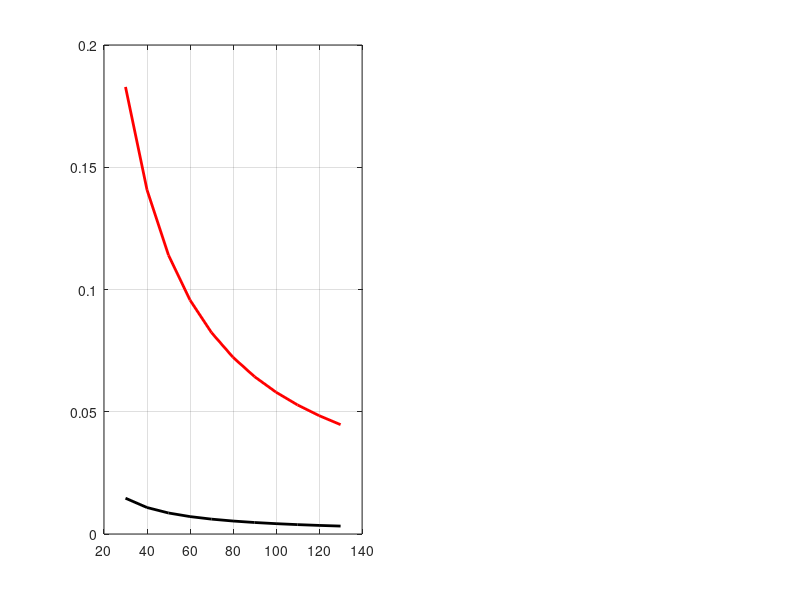

Source code (MATLAB): (Note: this script raises an error after producing the figure.)
%================================
clc;% Type- 4A160S4Y3
PH=15e3;% nominal power[Wt]
Uf=220; % nominal phaze voltage[V]
fn=50;% nominal frequency (Hz]
p=2;% number par of poles
m=3;% number of phaze
cosfi=0.894;
eff=0.892;
% Parametri[om] AD iz book "Proektirovanie" KOPILOV 
R1=0.355; X1=0.673;
R2=0.186; X2=0.918;
Xm=27.14; Rm=1.47;
L1=X1/(2*pi*fn); L2=X2/(2*pi*fn); Lm=Xm/(2*pi*fn);
%======================
IH=PH/(Uf*cosfi*eff);% nominal current [A]
c=(1+(j*X1+R1)/(j*Xm+Rm)); c1=abs(c);
%=========================================
sn=0.024;
nc=60*fn/p;
wcn=pi*nc/30;
wn=(1-sn)*wcn;
MH=PH/wn;
Mc=0.4*MH;
%===========================
dd=30:10:130;
N=length(dd);
P1a=zeros(1,N);
Is=zeros(1,N);
Isf=zeros(1,N);
P2=zeros(1,N);
Kpd=zeros(1,N);
Kos=zeros(1,N);
s1=zeros(1,N);
Uff=zeros(1,N);
%==============================
f=30:10:130;
Uff=Uf./fn.*f;
omeg=2.*pi.*f;
wc=omeg./p;
X11=L1.*omeg; X22=L2.*omeg; Xmu=Lm.*omeg;
Z1=R1+j*X11;
k=(m.*Uff.^2)./(2.*wc.*Mc*c1)-R1;
a=k.^2-R1^2-(X11+c1.*X22).^2;
s1=c1*R2./(k+sqrt(a));
Xk=X11+c1.*X22;
skr=c1*R2./sqrt(R1^2+c1.*Xk.^2);
AA=2.*wc.*c1.*(R1+sqrt(R1^2+Xk.^2));
Mmax=m.*Uff.^2./(MH.*AA);
%===============================================
figure(1);
subplot(1,2,1);
H=plot(f,s1,'-k',f,skr,'-r');grid
set(H,'LineWidth',2);
legend('s1','skr',1);
xlabel('frequency [Hz] ','FontSize', 12,'FontWeight','bold');
ylabel('s1,skr,[o.e]','FontSize', 12,'FontWeight','bold'); 
title('s1,skr=F(f)','FontSize',12,'FontAngle','italic','FontWeight','bold');
%===================
subplot(1,2,2);
H=plot(f,Mmax,'-k');grid
set(H,'LineWidth',2);
%legend('s1','skr','Mmax',1);
xlabel('frequency [Hz] ','FontSize', 12,'FontWeight','bold');
ylabel('Mmax,[o.e]','FontSize', 12,'FontWeight','bold'); 
title('Mmax=F(f)','FontSize',12,'FontAngle','italic','FontWeight','bold');
% End of program